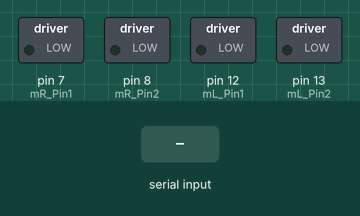
This sketch was run on a simulated Arduino Uno, built with avr-gcc and run on an emulated ATmega328P. Parts: switched loads named in the sketch (green lamp = pin HIGH). Inputs (shaded band) come from the test bench.

Above: at 1.2 s.
1.3 s: "f" received over Serial
At 1.6 s:
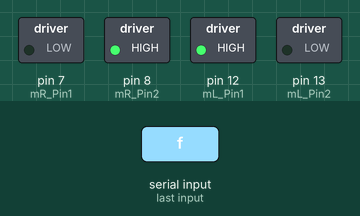
2.8 s: "l" received over Serial
At 3.6 s:
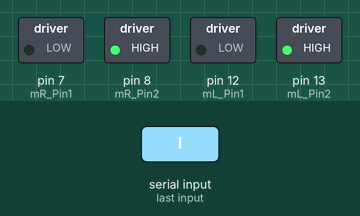
5.3 s: "r" received over Serial
At 5.8 s:
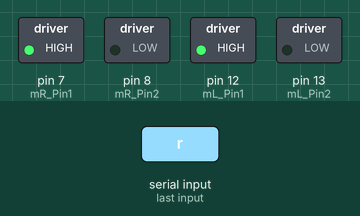
Timing chart, 0 to 8.3 s (numbered marks = the images above; inputs shaded):
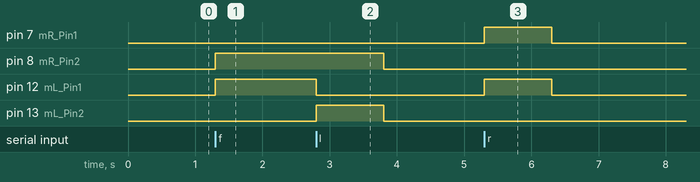

The sketch:

MotorControl.ino
```cpp
/*
* This code is to test if the motors on the robot
* are working as expected.
* In our robot, we have one two motors controlling
* the movements of the wheels. The motors are connected
* to the motor driver board, which takes instructions from
* arduino, and controls the motors.
* The job of motors is to help the robot make movements
* inside the maze.
* The movements and actions of the robot will depend upon the
* readings given by the IR sensor.
*
* As of current setting of the robot, the left motor takes
* LOW-HIGH combination to make forward movement. and right
* motor takes HIGH-LOW combination to make forward movement.
* Calibrate these settings accordingly for your bot. Calibration
* can be done only through trial and error.
*
* Created by Viral Patel
* April 15, 2018
*/

int mR_Pin1 = 7;
int mR_Pin2 = 8;

int mL_Pin1 = 12;
int mL_Pin2 = 13;

void setup() {
  // put your setup code here, to run once:
  pinMode(mR_Pin1, OUTPUT);
  pinMode(mR_Pin2, OUTPUT);
  pinMode(mL_Pin1, OUTPUT);
  pinMode(mL_Pin2, OUTPUT);
  Serial.begin(9600);
}

void loop() {
  char m;
  if(Serial.available() > 0) {
    m = Serial.read();
    if(m == 'f') {
      mforward();
    }
    else if(m == 'l') {
      tleft_90(1);
    }
    else if(m == 'r') {
      tright_90(1);
    }
  }
}

/*
* Functions to control movements of the robot.
* We have decided to give the robot three types of controls,
* Forward, Turn-90-Left, Turn-90-Right, stop
* Function nomenclature:
*   m : move, t : turn
*
* Function :
*   Return type : none
*   Params : none
*/

void mforward() {
  digitalWrite(mR_Pin1, LOW);
  digitalWrite(mR_Pin2, HIGH);
  digitalWrite(mL_Pin1, HIGH);
  digitalWrite(mL_Pin2, LOW);
}

/*
* Function to turn left, right 90 degrees
*   Return type : none
*   Param : d, time after which turning should stop
*
*   Due to unavailability of stepper motors, and
*   sensors to measure degree of rotation, we had to
*   measure the time taken by robot to make 90 degrees of turns
*   that time is represented by parameter d.
*/

void tleft_90(float d) {
  digitalWrite(mR_Pin1, LOW);
  digitalWrite(mR_Pin2, HIGH);
  digitalWrite(mL_Pin1, LOW);
  digitalWrite(mL_Pin2, HIGH);
  int delays = d * 1000;
  delay(delays);
  stop_m();
}

void tright_90(float d) {
  digitalWrite(mR_Pin1, HIGH);
  digitalWrite(mR_Pin2, LOW);
  digitalWrite(mL_Pin1, HIGH);
  digitalWrite(mL_Pin2, LOW);
  int delays = d * 1000;
  delay(delays);
  stop_m();
}

void turn_180(float d) {
  digitalWrite(mR_Pin1, HIGH);
  digitalWrite(mR_Pin2, LOW);
  digitalWrite(mL_Pin1, HIGH);
  digitalWrite(mL_Pin2, LOW);
  int delays = 2 * d * 1000;
  delay(delays);
  stop_m();
}

void stop_m() {
  digitalWrite(mR_Pin1, LOW);
  digitalWrite(mR_Pin2, LOW);
  digitalWrite(mL_Pin1, LOW);
  digitalWrite(mL_Pin2, LOW);
}

/*
* The below functions will be used to make slight turns,
* in either directions, left or right, but not both.
* The turn is achieved by stopping any motor in the direction
* we want to make a turn, for duration 'd'.
* After some trials and errors, we have decided that for slight
* turns, the paramater sd = 0.1 s will be fine. anything more than
* that will increase turn angle and will result into zig zag motion.
*
*/

void stop_lm(float d) {
  digitalWrite(mL_Pin1, LOW);
  digitalWrite(mL_Pin2, LOW);
  int delays = d * 1000;
  delay(delays);
  mforward();
}

void stop_rm(float d) {
  digitalWrite(mR_Pin1, LOW);
  digitalWrite(mR_Pin2, LOW);
  int delays = d * 1000;
  delay(delays);
  mforward();
}
```

Measured:
- after the input at 1.3 s, pin 8 (mR_Pin2), pin 12 (mL_Pin1): LOW → HIGH at once
- after the input at 2.8 s, pin 8 (mR_Pin2): HIGH → LOW after 1.0 s; pin 12 (mL_Pin1): HIGH → LOW at once; pin 13 (mL_Pin2): LOW → HIGH at once, → LOW 1.0 s later
- after the input at 5.3 s, pin 7 (mR_Pin1), pin 12 (mL_Pin1): LOW → HIGH at once, → LOW 1.0 s later
